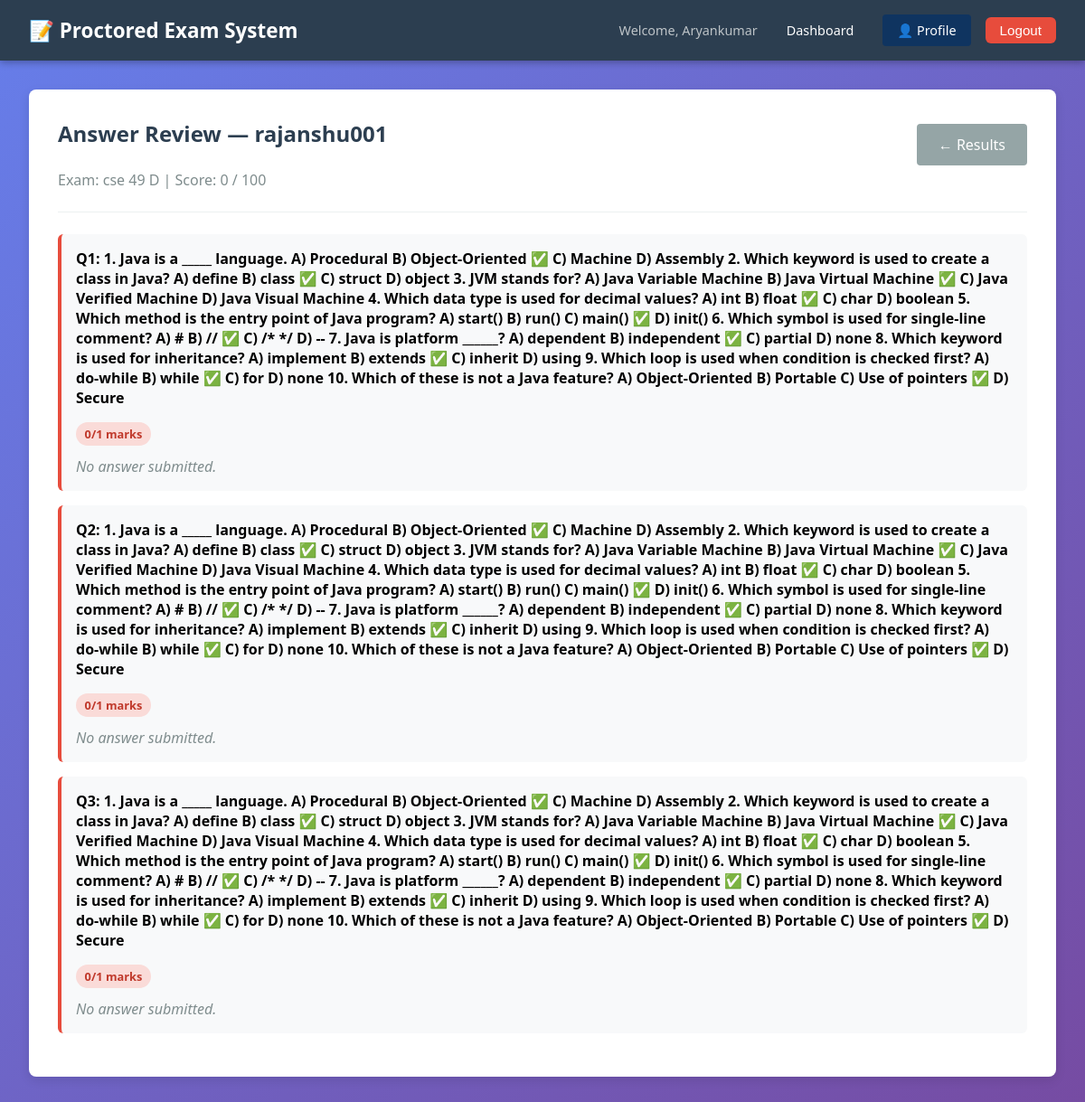
Screenshot of /teacher/student-exam/18/review/ (signed in) with the database file from the repository.
### Examapp/models.py (models this page shows, shortened)
class Exam(models.Model):
    teacher = models.ForeignKey(User, on_delete=models.CASCADE, related_name='created_exams')
    title = models.CharField(max_length=200)
    description = models.TextField(blank=True)
    duration_minutes = models.IntegerField()
    start_time = models.DateTimeField()
    end_time = models.DateTimeField()
    total_marks = models.IntegerField(default=100)
    passing_marks = models.IntegerField(default=40)
    created_at = models.DateTimeField(auto_now_add=True)
    updated_at = models.DateTimeField(auto_now=True)
    is_published = models.BooleanField(default=False)
    class Meta:
        ordering = ['-created_at']

class StudentExam(models.Model):
    student = models.ForeignKey(User, on_delete=models.CASCADE, related_name='assigned_exams')
    exam = models.ForeignKey(Exam, on_delete=models.CASCADE, related_name='student_exams')
    assigned_at = models.DateTimeField(auto_now_add=True)
    is_submitted = models.BooleanField(default=False)
    submitted_at = models.DateTimeField(null=True, blank=True)
    obtained_marks = models.IntegerField(null=True, blank=True)
    exam_started_at = models.DateTimeField(null=True, blank=True)
    total_suspicion_warnings = models.IntegerField(default=0)
    tab_switch_count = models.IntegerField(default=0)
    class Meta:
        unique_together = ['student', 'exam']

class Answer(models.Model):
    student_exam = models.ForeignKey(StudentExam, on_delete=models.CASCADE, related_name='answers')
    question = models.ForeignKey(Question, on_delete=models.CASCADE)
    selected_choice = models.ForeignKey(Choice, on_delete=models.SET_NULL, null=True, blank=True)
    written_answer = models.TextField(blank=True)
    is_correct = models.BooleanField(null=True, blank=True)
    marks_obtained = models.IntegerField(null=True, blank=True)
    answered_at = models.DateTimeField(auto_now=True)
    class Meta:
        unique_together = ['student_exam', 'question']

class Question(models.Model):
    QUESTION_TYPES = (
        ('mcq', 'Multiple Choice'),
        ('true_false', 'True/False'),
        ('short_answer', 'Short Answer'),
        ('coding', 'Coding (C)'),
    )
    exam = models.ForeignKey(Exam, on_delete=models.CASCADE, related_name='questions')
    question_text = models.TextField()
    question_type = models.CharField(max_length=20, choices=QUESTION_TYPES)
    marks = models.IntegerField(default=1)
    order = models.IntegerField()
    class Meta:
        ordering = ['exam', 'order']

### Examapp/views.py (the view)
# urls.py: path('teacher/student-exam/<int:student_exam_id>/review/', views.student_answer_review, name='review_answers'),
@login_required(login_url='login')
def student_answer_review(request, student_exam_id):
    student_exam = get_object_or_404(StudentExam, id=student_exam_id)
    if student_exam.exam.teacher != request.user:
        return redirect('teacher_dashboard')
    answers = student_exam.answers.all().select_related('question', 'selected_choice').prefetch_related('question__choices')
    return render(request, 'teacher/review_answers.html', {
        'student_exam': student_exam,
        'exam': student_exam.exam,
        'student': student_exam.student,
        'answers': answers
    })

### Examapp/templates/teacher/review_answers.html (shortened to what this page needs)
{% extends 'base.html' %}
{% block content %}
<div class="card">
    <div style="display:flex; justify-content:space-between; align-items:center; flex-wrap:wrap; gap:1rem;">
        <h2>Answer Review — {{ student.username }}</h2>
        <a href="{% url 'exam_results' exam.id %}" class="btn btn-secondary">← Results</a>
    </div>
    <p style="color:#7f8c8d;">Exam: {{ exam.title }} | Score: {{ student_exam.obtained_marks }} / {{ exam.total_marks }}</p>
    <hr>
    {% for answer in answers %}
    <div style="background:#f8f9fa; border-radius:6px; padding:1rem; margin-bottom:1rem; border-left:4px solid {% if answer.is_correct %}#27ae60{% else %}#e74c3c{% endif %};">
        <div style="display:flex; justify-content:space-between; align-items:flex-start; gap:1rem; flex-wrap:wrap;">
            <strong>Q{{ forloop.counter }}: {{ answer.question.question_text }}</strong>
            <span class="badge {% if answer.is_correct %}badge-success{% else %}badge-danger{% endif %}">
                {{ answer.marks_obtained }}/{{ answer.question.marks }} marks
            </span>
        </div>
        <div style="margin-top:0.75rem;">
            {% if answer.question.question_type == 'short_answer' %}
                <p><strong>Student Answer:</strong> {{ answer.written_answer|default:"(no answer)" }}</p>
                <p style="color:#7f8c8d; font-size:0.9rem;"><em>Short answer — manual grading may apply.</em></p>
            {% else %}
                <p style="color:#7f8c8d;"><em>No answer submitted.</em></p>
            {% endif %}
        </div>
    </div>
    {% empty %}
    <p style="color:#7f8c8d;">No answers found for this student.</p>
    {% endfor %}
</div>
{% endblock %}

### Examapp/templates/base.html (shortened to what this page needs)
<!DOCTYPE html>
<html lang="en">
<head>
    {% load static %}
</head>
<body>
    <nav>
        <h1>📝 Proctored Exam System</h1>
        <div class="nav-links">
            {% if user.is_authenticated %}
                <span>Welcome, {{ user.username }}</span>
                <a href="{% url 'dashboard' %}">Dashboard</a>
                <a href="{% url 'profile' %}" style="background:#0f3460;">👤 Profile</a>
                <form method="post" action="{% url 'logout' %}" style="display:inline; margin:0;">
                    <button type="submit" style="background:#e74c3c; color:#fff; border:none; padding:0.4rem 1rem; border-radius:6px; cursor:pointer; font-size:0.95rem;">Logout</button>
                </form>
            {% else %}
                <a href="{% url 'login' %}">Login</a>
                <a href="{% url 'signup' %}" style="background:#27ae60;">Sign Up</a>
            {% endif %}
        </div>
    </nav>
    <div class="container">
        {% block content %}{% endblock %}
    </div>
</body>
</html>

### Examapp/templates/base.html (style rules this page uses)
* { margin: 0; padding: 0; box-sizing: border-box; }
body { font-family: 'Segoe UI', Tahoma, Geneva, Verdana, sans-serif; background: linear-gradient(135deg, #667eea 0%, #764ba2 100%); min-height: 100vh; display: flex; flex-direction: column; }
nav { background-color: #2c3e50; color: white; padding: 1rem 2rem; display: flex; justify-content: space-between; align-items: center; box-shadow: 0 2px 8px rgba(0,0,0,0.3); }
nav h1 { font-size: 1.4rem; }
nav .nav-links { display: flex; gap: 1rem; align-items: center; }
nav .nav-links span { color: #bdc3c7; font-size: 0.9rem; }
nav a { color: white; text-decoration: none; padding: 0.5rem 1rem; border-radius: 4px; transition: background 0.3s; font-size: 0.9rem; }
.container { flex: 1; padding: 2rem; max-width: 1200px; margin: 0 auto; width: 100%; }
.card { background: white; border-radius: 8px; padding: 2rem; box-shadow: 0 4px 12px rgba(0,0,0,0.1); margin-bottom: 1rem; }
.card h2 { color: #2c3e50; margin-bottom: 1.5rem; }
.btn { display: inline-block; padding: 0.75rem 1.5rem; background-color: #667eea; color: white; text-decoration: none; border-radius: 4px; border: none; cursor: pointer; transition: background 0.3s; font-size: 1rem; }
.btn-secondary { background-color: #95a5a6; }
.badge { display: inline-block; padding: 0.25rem 0.6rem; border-radius: 20px; font-size: 0.8rem; font-weight: 600; }
.badge-danger { background: #fadbd8; color: #c0392b; }
hr { border: none; border-top: 1px solid #ecf0f1; margin: 1.5rem 0; }

### rows the page displays
Exam: title "cse 49 D", total_marks "100"
StudentExam: obtained_marks "0"
Answer: question.question_text "1. Java is a _____ language. A) Procedural B) Object-Oriented ✅ C) Machine D) Assembly 2. Which keyword is used to create a class in Java? A) define B) class ✅ C) struct D) object 3. JVM stands for? A) Java Variable Machine B) Java Virtual Machine ✅ C) Java Verified Machine D) Java Visual Machine 4. Which data type is used for decimal values? A) int B) float ✅ C) char D) boolean 5. Which method is the entry point of Java program? A) start() B) run() C) main() ✅ D) init() 6. Which symbol is used for single-line comment? A) # B) // ✅ C) /* */ D) -- 7. Java is platform ______? A) dependent B) independent ✅ C) partial D) none 8. Which keyword is used for inheritance? A) implement B) extends ✅…", marks_obtained "0", question.marks "1", shows "No answer submitted."
Answer: question.question_text "1. Java is a _____ language. A) Procedural B) Object-Oriented ✅ C) Machine D) Assembly 2. Which keyword is used to create a class in Java? A) define B) class ✅ C) struct D) object 3. JVM stands for? A) Java Variable Machine B) Java Virtual Machine ✅ C) Java Verified Machine D) Java Visual Machine 4. Which data type is used for decimal values? A) int B) float ✅ C) char D) boolean 5. Which method is the entry point of Java program? A) start() B) run() C) main() ✅ D) init() 6. Which symbol is used for single-line comment? A) # B) // ✅ C) /* */ D) -- 7. Java is platform ______? A) dependent B) independent ✅ C) partial D) none 8. Which keyword is used for inheritance? A) implement B) extends ✅…", marks_obtained "0", question.marks "1", shows "No answer submitted."
Answer: question.question_text "1. Java is a _____ language. A) Procedural B) Object-Oriented ✅ C) Machine D) Assembly 2. Which keyword is used to create a class in Java? A) define B) class ✅ C) struct D) object 3. JVM stands for? A) Java Variable Machine B) Java Virtual Machine ✅ C) Java Verified Machine D) Java Visual Machine 4. Which data type is used for decimal values? A) int B) float ✅ C) char D) boolean 5. Which method is the entry point of Java program? A) start() B) run() C) main() ✅ D) init() 6. Which symbol is used for single-line comment? A) # B) // ✅ C) /* */ D) -- 7. Java is platform ______? A) dependent B) independent ✅ C) partial D) none 8. Which keyword is used for inheritance? A) implement B) extends ✅…", marks_obtained "0", question.marks "1", shows "No answer submitted."

### other values shown
{{ user.username }} "Aryankumar"
{{ student.username }} "rajanshu001"
